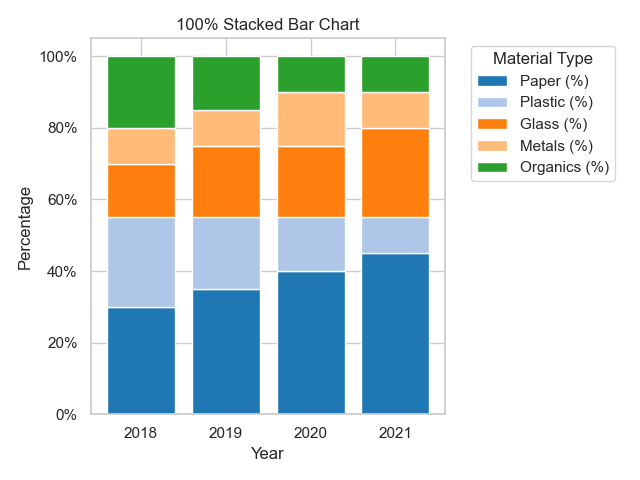

Reproduce this figure in Python.

import matplotlib.pyplot as plt
import pandas as pd

# Given data
data = [
    {'Year': 2018, 'Paper (%)': 30, 'Plastic (%)': 25, 'Glass (%)': 15, 'Metals (%)': 10, 'Organics (%)': 20},
    {'Year': 2019, 'Paper (%)': 35, 'Plastic (%)': 20, 'Glass (%)': 20, 'Metals (%)': 10, 'Organics (%)': 15},
    {'Year': 2020, 'Paper (%)': 40, 'Plastic (%)': 15, 'Glass (%)': 20, 'Metals (%)': 15, 'Organics (%)': 10},
    {'Year': 2021, 'Paper (%)': 45, 'Plastic (%)': 10, 'Glass (%)': 25, 'Metals (%)': 10, 'Organics (%)': 10}
]

# Convert the dictionary list to a DataFrame
df = pd.DataFrame(data)

# Set the index to 'Year'
df.set_index('Year', inplace=True)

# Calculate the cumulative sum of the percentages to stack them correctly
cumulative_values = df.cumsum(axis=1)

# Create the 100% stacked bar chart using matplotlib
colors = plt.get_cmap('tab20').colors  # Using the tab20 colormap for unique colors
fig, ax = plt.subplots()

for i, col in enumerate(df.columns):
    # We'll plot the bottom values for all but the first column (i.e., index 0)
    bottom_values = cumulative_values.iloc[:, i-1] if i > 0 else None
    ax.bar(
        df.index,
        df[col],
        bottom=bottom_values,
        color=colors[i],
        edgecolor='white',
        label=col
    )

# Add some customizations
ax.set_xticks(df.index)
ax.set_xticklabels(df.index, rotation=0)
ax.set_xlabel('Year')
ax.set_ylabel('Percentage')
ax.set_title('100% Stacked Bar Chart')
ax.legend(title='Material Type', bbox_to_anchor=(1.05, 1), loc='upper left')

# Change the y-ticks to percentage
yticks = ax.get_yticks()
ax.set_yticklabels(['{}%'.format(int(y)) for y in yticks])

plt.tight_layout()

# Display the plot
plt.show()
